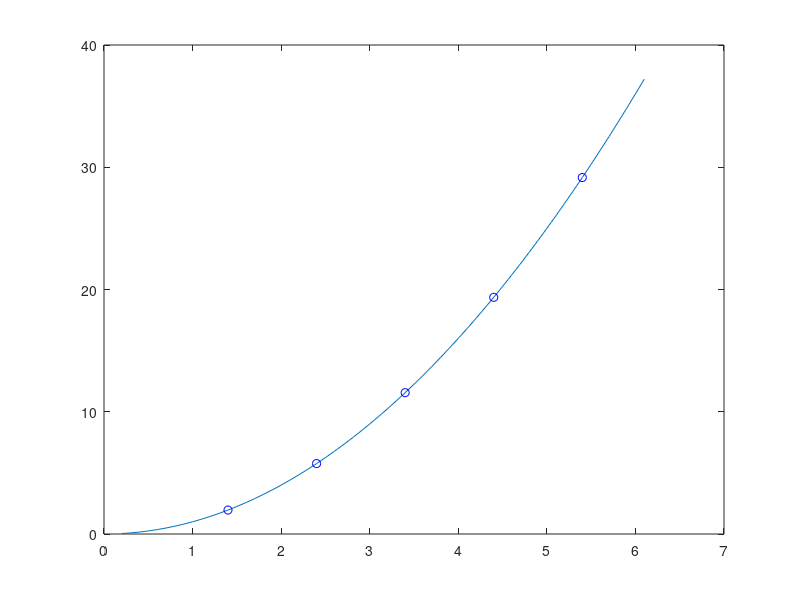

Write MATLAB code to recreate this figure. (Note: this script raises an error after producing the figure.)
## Copyright (C) 1998, 1999, 2000 Joao Cardoso.
## 
## This program is free software; you can redistribute it and/or modify it
## under the terms of the GNU General Public License as published by the
## Free Software Foundation; either version 2 of the License, or (at your
## option) any later version.
## 
## This program is distributed in the hope that it will be useful, but
## WITHOUT ANY WARRANTY; without even the implied warranty of
## MERCHANTABILITY or FITNESS FOR A PARTICULAR PURPOSE.  See the GNU
## General Public License for more details.
##
## This file is part of plplot_octave.


function p3

  xscale = 6.;
  yscale = 1.;
  xoff = 0.;
  yoff = 0.;

  m=60;
  
  for i=1:m
    x(i) = xoff + xscale * (i + 1) / m;
    y(i) = yoff + yscale * (x(i).^2.);
  endfor

  n=5;
  
  for i=1:n
    xs(i) = x(i * 10 + 3); xe(i) = rand;
    ys(i) = y(i * 10 + 3); yel(i) = ys(i) - 4*rand; yer(i) = ys(i) + 4*rand;
  endfor

  ## Plot the data points */
  title("#frPLplot Example 3 - y=x#u2 #d(with error bars)");
  
  plot(x, y);
  hold
  plot(xs,ys,'ob');
  plot([xs xe], [ys yel yer], '~g');
  hold

endfunction
